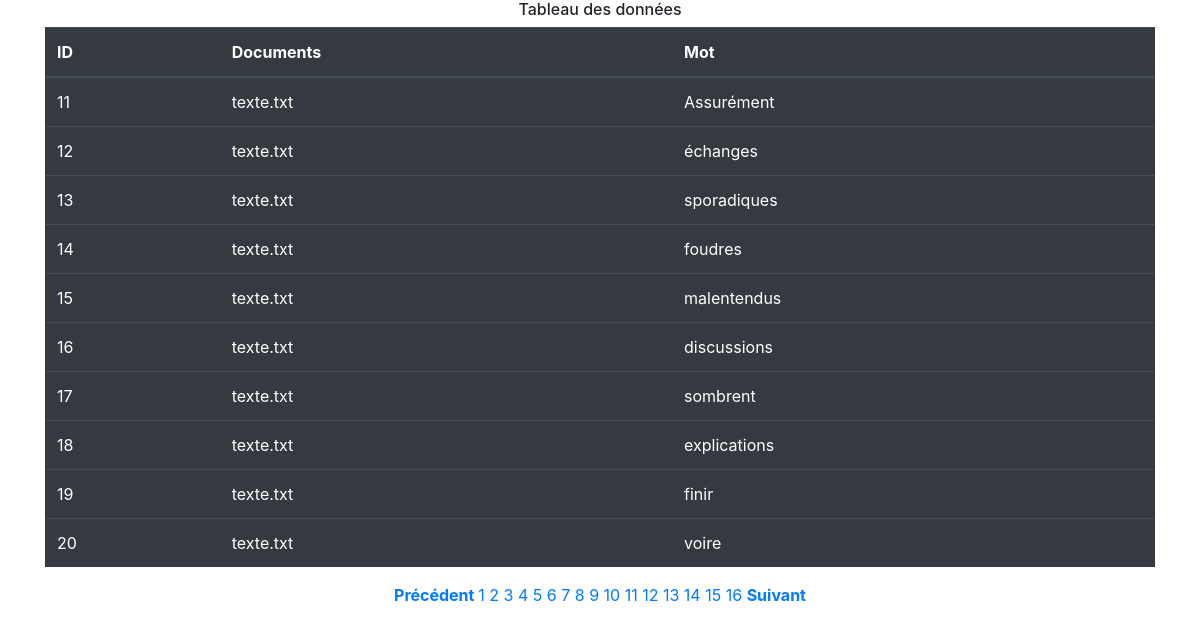
Page /Tp1/index.php?page=2 on the committed database.
### tables this page shows
CREATE TABLE `texte` (
  `id_mot` int(11) NOT NULL,
  `documents` varchar(255) NOT NULL,
  `modele` varchar(255) NOT NULL,
  `mot` varchar(255) NOT NULL,
  `occurence` int(5) NOT NULL
);

### Tp1/index.php (the view, shortened to what this page needs)
<!DOCTYPE html>
<html lang="fr">
<head>
    <link rel="stylesheet" href="https://stackpath.bootstrapcdn.com/bootstrap/4.4.1/css/bootstrap.min.css">
    </head>
<?php
require_once('connexion.php');
$num_page=10;
if (isset($_GET["page"])) {
     $page  = $_GET["page"];
 } else {
      $page=1;
     };
$start_from = ($page-1) * $num_page;
$sql = "SELECT * FROM texte LIMIT $start_from, $num_page";
$result = mysqli_query($con,$sql);
?>
<center>
<body>
    <div class="container">
      <h6 style="text-align:center;">Tableau des données</h6>
      <table class="table table-dark">
        <thead>
          <tr>
            <th>ID</th>
            <th>Documents</th>
            <th> Mot </th>
          </tr>
        </thead>
        <tbody>
<?php
while ($row = mysqli_fetch_array($result)) {
?>
            <tr>
            <td><?php echo $row['id_mot']; ?></td>
            <td><?php echo $row['documents']; ?></td>
            <td><?php echo $row['mot']; ?></td>
            </tr>
<?php
};
?>
 </tbody>
      </table>
    </div>
  </body>
</html>
<?php
$sql = "SELECT * FROM texte";
$rresult = mysqli_query($con,$sql);
$total_records = mysqli_num_rows($rresult);
$total_pages = ceil($total_records / $num_page);
$preview = $_GET["page"]-1;
$next = $_GET["page"]+1;
echo "<a href='index.php?page=$preview' >".'<strong>Précédent </strong>'."</a> ";
for ($i=1; $i<=$total_pages; $i++) {
            echo "<a href='index.php?page=".$i."'.>".$i."</a> ";
};
echo "<a href='index.php?page=$next'>".'<strong>Suivant</strong>'."</a> ";
?>

### rows in the picture
texte: id_mot "11", documents "texte.txt", mot "Assurément"
texte: id_mot "12", documents "texte.txt", mot "échanges"
texte: id_mot "13", documents "texte.txt", mot "sporadiques"
texte: id_mot "14", documents "texte.txt", mot "foudres"
texte: id_mot "15", documents "texte.txt", mot "malentendus"
texte: id_mot "16", documents "texte.txt", mot "discussions"
texte: id_mot "17", documents "texte.txt", mot "sombrent"
texte: id_mot "18", documents "texte.txt", mot "explications"
texte: id_mot "19", documents "texte.txt", mot "finir"
texte: id_mot "20", documents "texte.txt", mot "voire"
